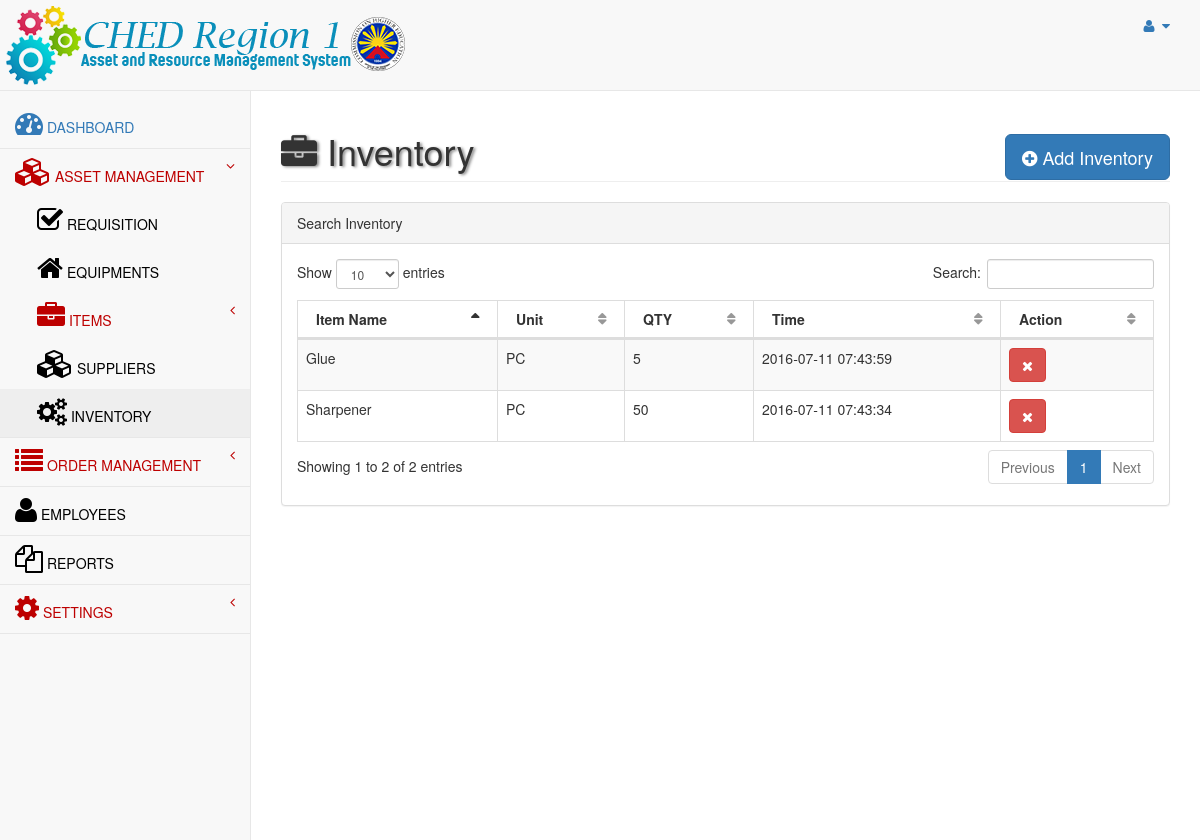
The app's page /admin/inventory.php with its own data.
### tables this page shows
CREATE TABLE `inventory` (
  `inventoryid` int(11) NOT NULL AUTO_INCREMENT,
  `itemNo` int(11) DEFAULT NULL,
  `unit` varchar(20) DEFAULT NULL,
  `qty` int(11) DEFAULT NULL,
  `time_stamp` timestamp NOT NULL DEFAULT CURRENT_TIMESTAMP ON UPDATE CURRENT_TIMESTAMP,
  PRIMARY KEY (`inventoryid`)
);

CREATE TABLE `items` (
  `itemNo` bigint(20) NOT NULL AUTO_INCREMENT,
  `description` varchar(200) NOT NULL,
  `category` varchar(100) NOT NULL DEFAULT 'Office Supply',
  `unit` varchar(20) NOT NULL DEFAULT 'PC',
  `unitCost` double(10,2) NOT NULL DEFAULT '0.00',
  `inventory_qty` int(11) DEFAULT '0',
  `supplierID` int(11) DEFAULT '0',
  PRIMARY KEY (`itemNo`)
);

### admin/include/functions.php (called while the page is built, shortened)
<?php
function selectListSQL($q){
	$conn = dbConnect();
	$stmt = $conn->prepare($q);
	$stmt->execute();
	$rows = $stmt->fetchAll();
	return $rows;
}
?>

### admin/inventory.php (the view, shortened to what this page needs)
<?php
include('header.php');
include_once("include/functions.php");
?>
<div id="page-wrapper">
            <div class="row">
                <div class="col-lg-12">
                    <h1 class="page-header"><i class="fa fa-briefcase fa-1x"></i> Inventory
						<div class="pull-right">
							<button id="addinventorybutton" class="btn btn-primary btn-lg" data-toggle="modal" data-target="#addInventory">
                                <i class="fa fa-plus-circle"></i> Add Inventory
                            </button>
                         </div>
					</h1>
                </div>
            </div>
            <div class="row">
					<div class="col-lg-12">
					<div class="panel panel-default">
								<div class="panel-heading">
								   Search Inventory
								</div>
					<div class="panel-body">
									<div class="dataTable_wrapper">
										<table class="table table-striped table-bordered table-hover" id="dataTables-example">
											<thead>
												<tr>
													<th>Item Name</th>
													<th>Unit</th>
													<th>QTY</th>
													<th>Time</th>
													<th>Action</th>
												</tr>
											</thead>
											<tbody>
											<?php
											$itemlist = selectListSQL("SELECT inventory.inventoryid,items.description,inventory.itemNo,inventory.unit,inventory.qty,inventory.time_stamp FROM inventory LEFT JOIN items ON inventory.itemNo = items.itemNo ORDER BY inventoryid DESC");
											foreach ($itemlist as $rows => $link) {
												$description = $link['description'];
												$unit = $link['unit'];
												$qty = $link['qty'];
												$time = $link['time_stamp'];
												$inventoryid = $link['inventoryid'];
												echo "<tr class='odd gradeX'>";
												echo "<td>$description</td>";
												echo "<td>$unit</td>";
												echo "<td>$qty</td>";
												echo "<td>$time</td>";
												echo "<td class='center'>
													<button class='btn btn-primary hidden' onClick='edit($inventoryid)'  data-toggle='modal' data-target='#addItem'><i class='fa fa-edit'></i></button>
													<button class='btn btn-danger notification' id='notification' onClick='deleteinventory($inventoryid)'><i class='fa fa-times'></i></button>
												</td>";
												echo "</tr>";
											}
											?>
											</tbody>
										</table>
									</div>
								</div>
								</div>
								</div>
								</div>
        </div>
    </div>
<?php
include('footer.php');
?>

### records on screen
inventory: items.description "Glue", unit "PC", qty "5", time_stamp "2016-07-11 07:43:59"
inventory: items.description "Sharpener", unit "PC", qty "50", time_stamp "2016-07-11 07:43:34"
